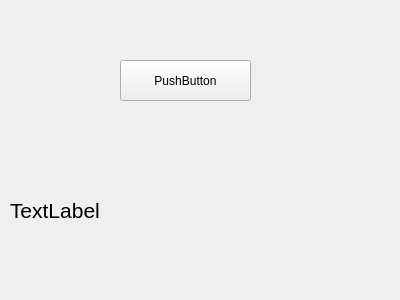
<?xml version="1.0" encoding="UTF-8"?>
<ui version="4.0">
 <class>Widget</class>
 <widget class="QWidget" name="Widget">
  <property name="geometry">
   <rect>
    <x>0</x>
    <y>0</y>
    <width>400</width>
    <height>300</height>
   </rect>
  </property>
  <property name="windowTitle">
   <string>Widget</string>
  </property>
  <widget class="QPushButton" name="pushButton">
   <property name="geometry">
    <rect>
     <x>120</x>
     <y>60</y>
     <width>131</width>
     <height>41</height>
    </rect>
   </property>
   <property name="text">
    <string>PushButton</string>
   </property>
  </widget>
  <widget class="QLabel" name="label">
   <property name="geometry">
    <rect>
     <x>10</x>
     <y>170</y>
     <width>381</width>
     <height>81</height>
    </rect>
   </property>
   <property name="font">
    <font>
     <pointsize>16</pointsize>
    </font>
   </property>
   <property name="text">
    <string>TextLabel</string>
   </property>
  </widget>
 </widget>
 <layoutdefault spacing="6" margin="11"/>
 <resources/>
 <connections/>
</ui>
